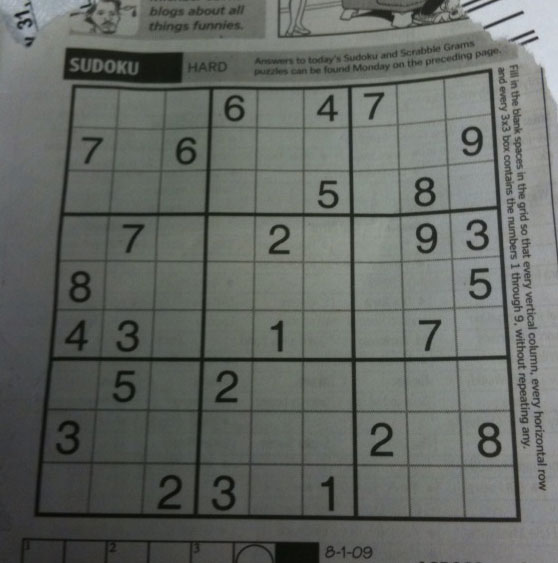
#> input picture img/sudoku.png, 558 x 563 px
$ python 610_edge_scharr.py
#> lines starting #> are read from the running program, lines starting #| are printed output that depends on the picture
import cv2
import numpy as np

img = cv2.imread('../img/sudoku.png')
#> img is the input picture: shape (563, 558, 3); mean B, G, R 99.5, 104.1, 100

# Prewitt kernel
gx_kernel = np.array([[-3,0,3], [-10,0,10], [-3,0,3]])
gy_kernel = np.array([[-3,-10,-3], [0,0,0], [3,10,3]])

# apply kernel
edge_gx = cv2.filter2D(img, -1, gx_kernel)
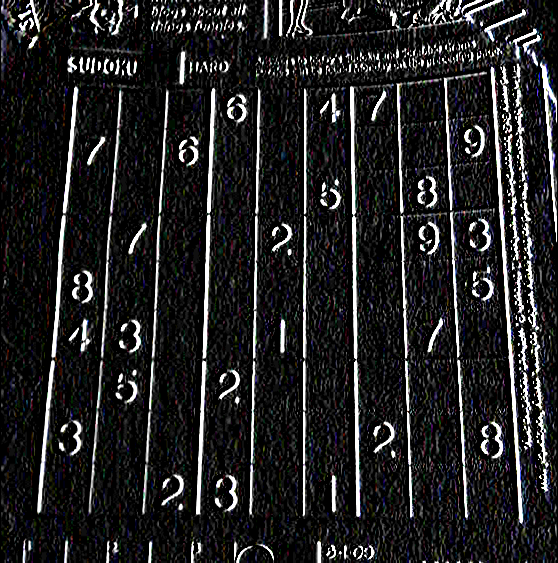
#> edge_gx: shape (563, 558, 3); mean B, G, R 35.1, 34.4, 34.4
edge_gy = cv2.filter2D(img, -1, gy_kernel)
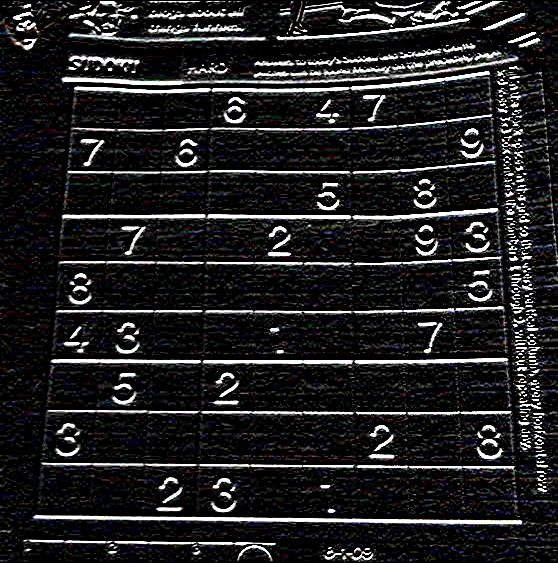
#> edge_gy: shape (563, 558, 3); mean B, G, R 34.2, 33.5, 33.7

# Scharr API
scharrx = cv2.Scharr(img, -1, 1, 0)
scharry = cv2.Scharr(img, -1, 0, 1)

merged1 = np.hstack((img, edge_gx, edge_gy))
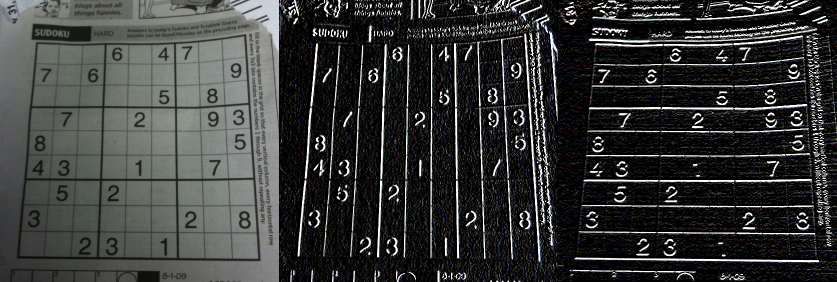
#> merged1: shape (563, 1674, 3) (shown at 1/2 size); mean B, G, R 56.3, 57.3, 56
merged2 = np.hstack((img, scharrx, scharry))
merged = np.vstack((merged1, merged2))
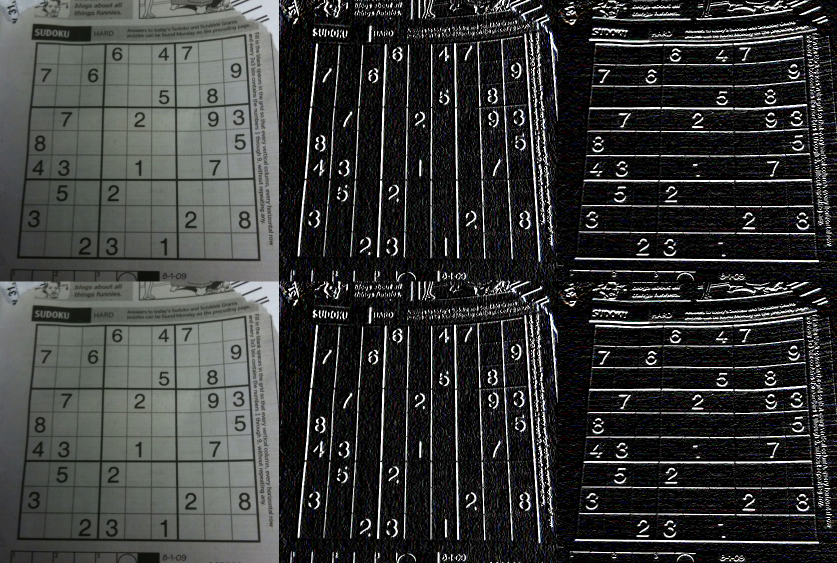
#> merged: shape (1126, 1674, 3) (shown at 1/2 size); mean B, G, R 56.3, 57.3, 56
cv2.imshow('Scharr', merged)
cv2.waitKey(0)
cv2.destroyAllWindows()
